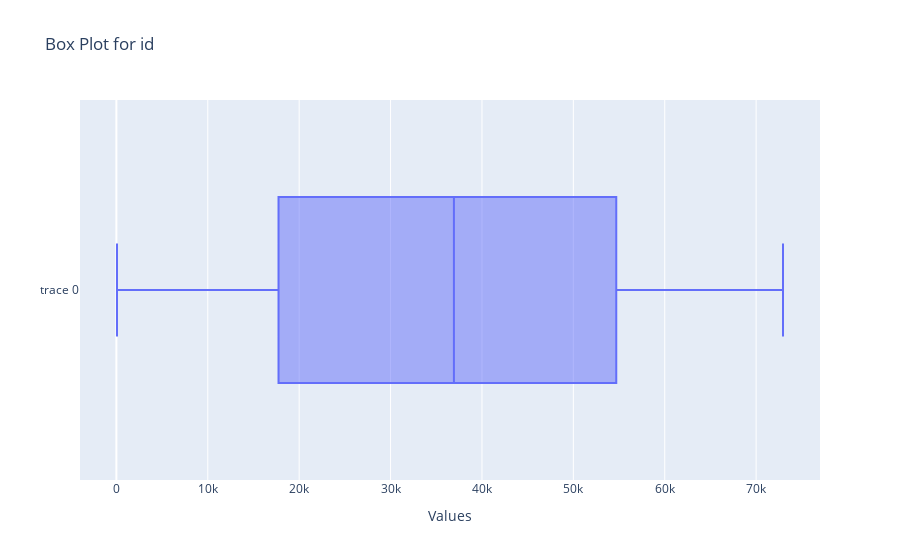
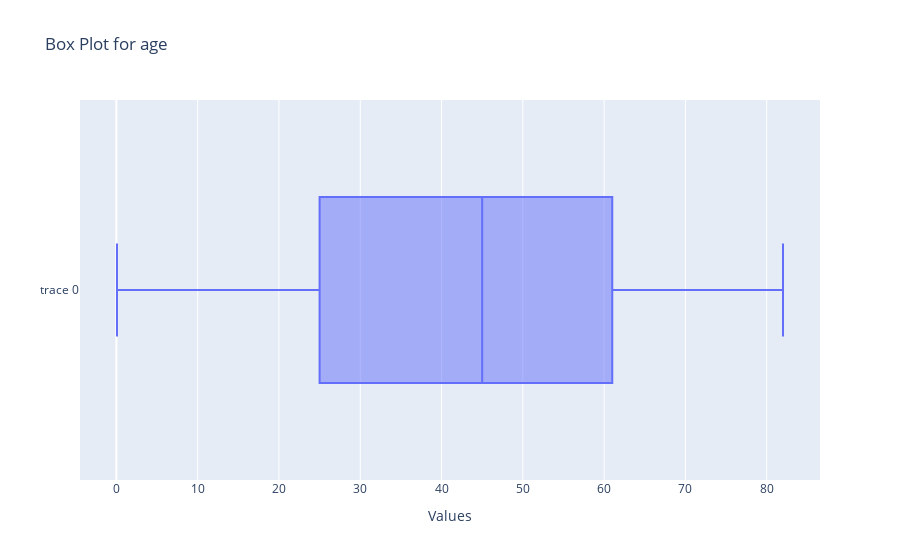
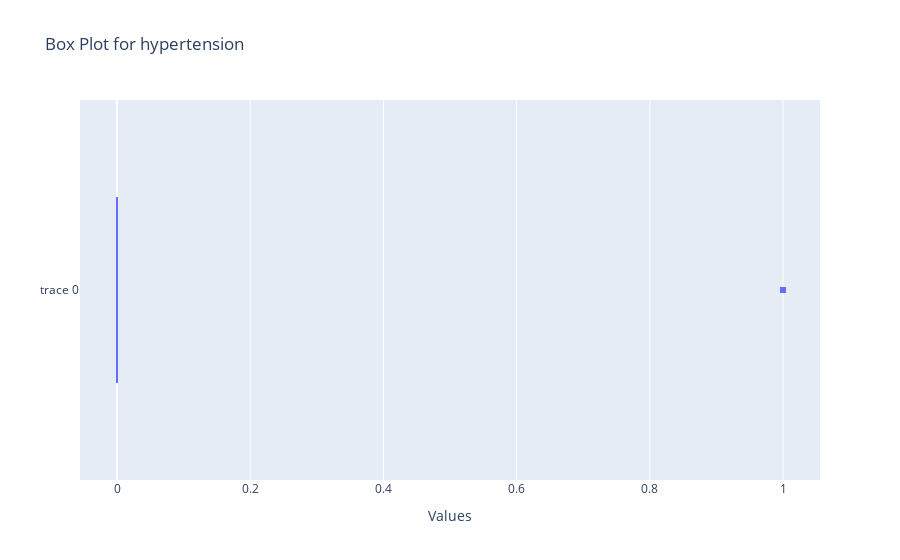
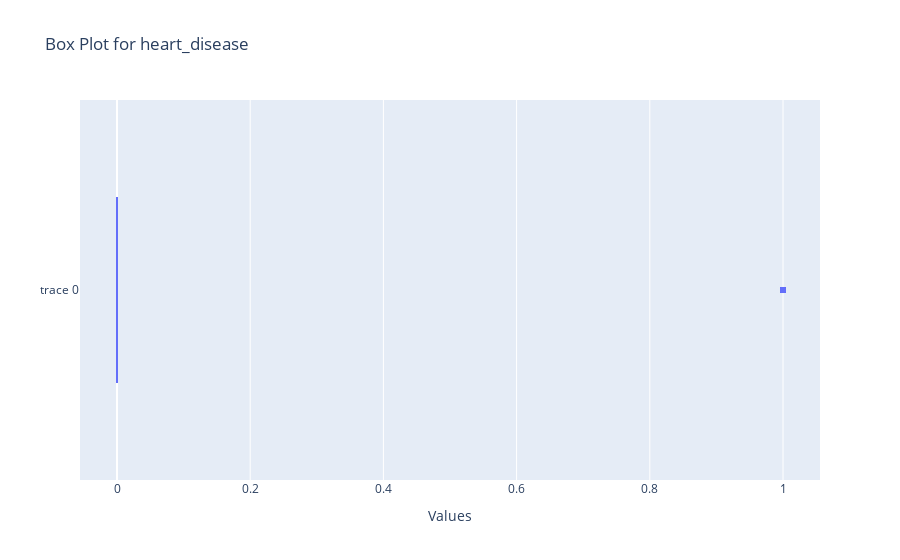

Notebook source saved alongside these figures, in order:
### Markdown cell above
Outliers

### Code cell
for col in df.columns:
    if df[col].dtype == 'int64' or df[col].dtype == 'float':
        fig = go.Figure(go.Box(x=df[col], orientation='h'))
        fig.update_layout(title=f"Box Plot for {col}",xaxis_title="Values")
        fig.show()

### Figure 1 — Plotly figure (JSON) as saved in the notebook; plotly's stock layout.template omitted (floating-point values rounded to 4 significant figures; data arrays with more than 128 entries replaced by an {"elided": "..."} marker saying what was removed)
{"data": [{"orientation": "h", "type": "box", "x": {"elided": "5110 int values"}}], "layout": {"title": {"text": "Box Plot for id"}, "xaxis": {"title": {"text": "Values"}}}}

### Figure 2 — Plotly figure (JSON) as saved in the notebook; plotly's stock layout.template omitted (floating-point values rounded to 4 significant figures; data arrays with more than 128 entries replaced by an {"elided": "..."} marker saying what was removed)
{"data": [{"orientation": "h", "type": "box", "x": {"elided": "5110 float values"}}], "layout": {"title": {"text": "Box Plot for age"}, "xaxis": {"title": {"text": "Values"}}}}

### Figure 3 — Plotly figure (JSON) as saved in the notebook; plotly's stock layout.template omitted (floating-point values rounded to 4 significant figures; data arrays with more than 128 entries replaced by an {"elided": "..."} marker saying what was removed)
{"data": [{"orientation": "h", "type": "box", "x": {"elided": "5110 int values"}}], "layout": {"title": {"text": "Box Plot for hypertension"}, "xaxis": {"title": {"text": "Values"}}}}

### Figure 4 — Plotly figure (JSON) as saved in the notebook; plotly's stock layout.template omitted (floating-point values rounded to 4 significant figures; data arrays with more than 128 entries replaced by an {"elided": "..."} marker saying what was removed)
{"data": [{"orientation": "h", "type": "box", "x": {"elided": "5110 int values"}}], "layout": {"title": {"text": "Box Plot for heart_disease"}, "xaxis": {"title": {"text": "Values"}}}}
